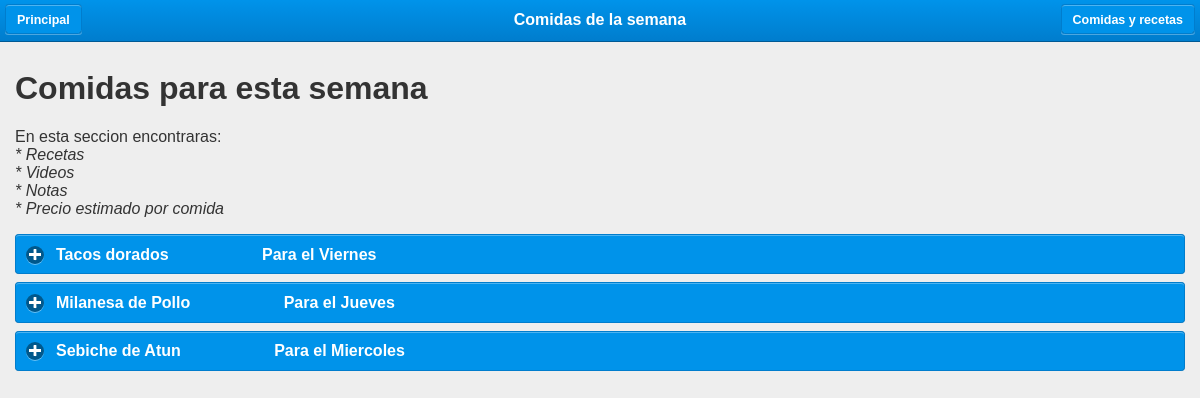
Before: /ComidasSemana.php with the older database file.
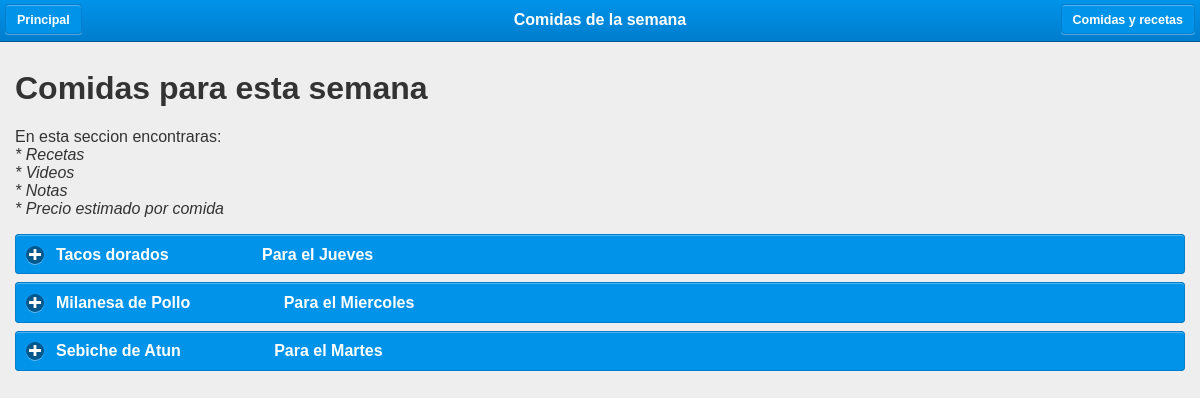
After: the same page with the newer database file.
### tables this page shows
CREATE TABLE `historico` (
  `id` int(11) NOT NULL AUTO_INCREMENT,
  `fecha_preparacion` date NOT NULL DEFAULT '0000-00-00',
  `fecha_repeticion` date DEFAULT NULL,
  `id_comida` int(10) DEFAULT NULL,
  PRIMARY KEY (`id`)
);

CREATE TABLE `comida` (
  `id` int(11) NOT NULL AUTO_INCREMENT,
  `nombre` varchar(100) DEFAULT NULL,
  PRIMARY KEY (`id`)
);

### ComidasSemana.php (the view, shortened to what this page needs)
<!DOCTYPE html>
<html>
<head>
  <link rel="stylesheet" href="jquery.mobile-1.3.1.css" />
</head>
<body>
<div data-role="page">
  <div data-role="header" data-position="fixed">
    <a href="index.php" data-transition="flip" >Principal</a>
    <a href="addcomida.php" data-transition="pop" >Comidas y recetas</a>
    <h1>Comidas de la semana</h1>
  </div>
    <div class="ui-body">
      <h1>Comidas para esta semana</h1>
      <p>En esta seccion encontraras:
        <br><em>* Recetas</em>
        <br><em>* Videos</em>
        <br><em>* Notas</em>
        <br><em>* Precio estimado por comida</em>
        <?php $sqlcomida= "select * from comida c,historico h
where h.id_comida=c.id
order by h.fecha_preparacion DESC
LIMIT 5;";
        $ConsCom=mysql_query($sqlcomida);
        while ($filecom=mysql_fetch_object($ConsCom)) {
          ?>
            <div data-role="collapsible" data-collapsed="true" data-theme="a">
        <h3><?php echo $filecom->nombre; ?>&nbsp;&nbsp;&nbsp;&nbsp;&nbsp;&nbsp;&nbsp;&nbsp;&nbsp;&nbsp;&nbsp;&nbsp;&nbsp;&nbsp;
        &nbsp;&nbsp;&nbsp;&nbsp;&nbsp; <?php
         $fechaD= $filecom->fecha_preparacion;
         $fechats = strtotime($fechaD);
switch (date('w', $fechats)){
    case 2: echo "Para el Martes"; break;
    case 3: echo "Para el Miercoles"; break;
    case 4: echo "Para el Jueves"; break;
    case 5: echo "Para el Viernes"; break;
}
         ?></h3>
        <?php  $sqlIngre="SELECT * FROM ingredientes i WHERE i.id_comida= ".$filecom->id_comida;
        $consIng=mysql_query($sqlIngre);
        while ($fileIng=mysql_fetch_object($consIng))
        {
          echo utf8_encode($fileIng->nombre." <b>$".$fileIng->precio."</b> <br>");
        }
         ?>
         </div>
        <?php
        }
         ?>
    </div>
</div>
</body>
</html>

Changed rows visible on the page:
changed historico "Tacos dorados": fecha_preparacion "Para el Viernes" → "Para el Jueves"
changed historico "Milanesa de Pollo": fecha_preparacion "Para el Jueves" → "Para el Miercoles"
changed historico "Sebiche de Atun": fecha_preparacion "Para el Miercoles" → "Para el Martes"
